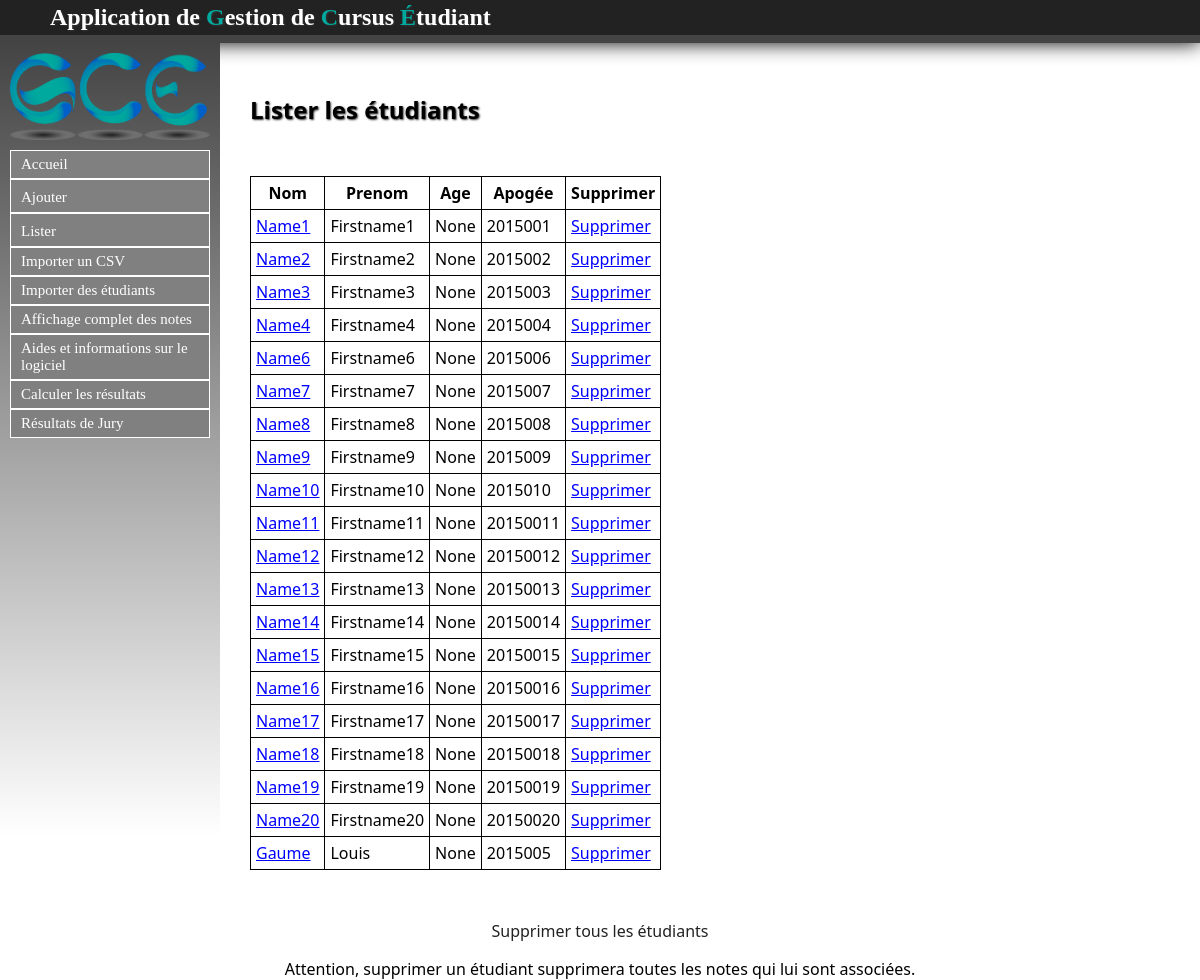
Before: /Etudiant/listeretus with the older database file.
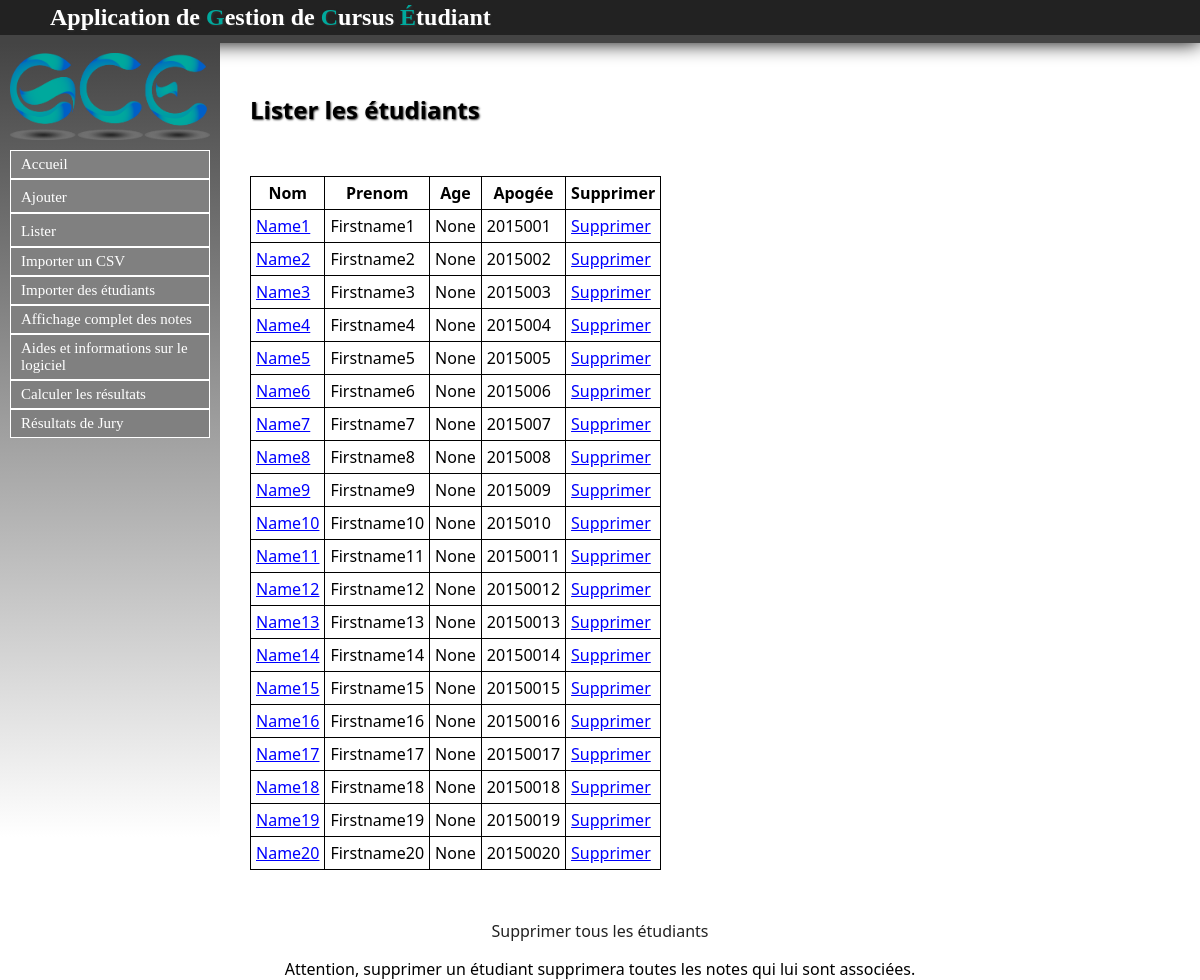
After: the same page with the newer database file.
### Etudiant/models.py (models this page shows, shortened)
class Etu(models.Model):
	nom = models.CharField(max_length=30, null=False)
	prenom = models.CharField(max_length=30, null=False)
	age = models.IntegerField(null=True)
	apogee = models.IntegerField(null=True)
	date_naissance = models.DateField(null=True)
	sexe = models.CharField(max_length=1, null=True)
	adresse = models.CharField(max_length=100, null=True)
	ine = models.CharField(max_length=100, null=True)
	adresse_parents = models.CharField(max_length=100, null=True)
	tel = models.IntegerField(null=True)
	tel_par = models.IntegerField(null=True)
	lieu_naissance = models.CharField(max_length=100, null=True)
	nationalite = models.CharField(max_length=100, null=True)
	situation_familiale = models.CharField(max_length=100, null=True)
	situation_militaire = models.CharField(max_length=100, null=True)
	cate_socio_pro_chef_famille = models.CharField(max_length=100, null=True)
	cate_socio_pro_autre_parent = models.CharField(max_length=100, null=True)
	aide_financiere = models.CharField(max_length=100, null=True)
	bourse = models.CharField(max_length=100, null=True)
	groupe = models.ForeignKey(Groupe, null=True)

### Etudiant/views.py (the view)
def listeretus(request):
	etus = Etu.objects.all()
	return render(request, 'contenu_html/listeretus.html',{'etus': etus})

### Etudiant/templates/contenu_html/listeretus.html (shortened to what this page needs)
{% extends "templates/base.html" %}
{% block content %}
<h1>Lister les étudiants</h1>
{% if not etus %}
	<p>Pas d'étudiants dans la base</p>
{% else %}
	<table>
	<tr>
		<th>Nom</th>
		<th>Prenom</th>
		<th>Age</th>
		<th>Apogée</th>
		<th>Supprimer</th>
	</tr>
{% endif %}
{% for etu in etus %}
	<tr>
		<td><a href="listeretu/{{ etu.id }}">{{ etu.nom }}</a></td>
		<td>{{ etu.prenom }}</td>
		<td>{{ etu.age }}</td>
		<td>{{ etu.apogee }}</td>
		<td><a href="suppretu/{{ etu.id }}">Supprimer</a></td>
	</tr>
{% endfor %}
</table>
<p><a onclick="suppression();">Supprimer tous les étudiants</a></p>
<p>Attention, supprimer un étudiant supprimera toutes les notes qui lui sont associées.</p>
{% endblock %}

### cursusEtu/templates/base.html (shortened to what this page needs)
<html>
	<head>
		{% load static %}
		<link rel="stylesheet" type="text/css" href="{% static 'css/stylesheet.css' %}" />
	</head>
	<body>
		<div id="header">
			<h1>Application de <label id="GCE">G</label>estion de <label id="GCE">C</label>ursus <label id="GCE">É</label>tudiant</h1>
		</div>
		<nav id="menu">
			<img id="logo" src="{% static 'image/logo.png' %}" alt="Logo GCE" />
			<ul id="menu-deroulant">
		            <a href="/"><li>Accueil</li></a>
		        <li id="ajouter">
		            <a>Ajouter</a>
		        </li>
		        <li id="lister">
		            <a>Lister</a>
		        </li>
		            <a href="/Note/importer_csv"><li>Importer un CSV </li></a>
					<a href="/Etudiant/importer_etu"><li>Importer des étudiants</li></a>
		            <a href="/Etudiant/affichageComplet"><li>Affichage complet des notes</li></a>
		        	<a href="/aides"><li>Aides et informations sur le logiciel</li></a>
					<a href="/Note/listerResultat"><li>Calculer les résultats</li></a>
					<a href="/Note/resultatJury"><li>Résultats de Jury</li></a>
		    </ul>
		</nav>
		<div id="main">
			{% block content %}
			{% endblock %}
		</div>
	</body>
</html>

### static/css/stylesheet.css (style rules this page uses)
a { color:#222222; text-decoration: none; }
table a { color: blue; text-decoration: underline; }
html,body { height: 100%; }
body { font-family: "Segoe UI", Verdana, serif; font-size:12pt; margin:0; padding:0; }
#header { width:100%; padding-top: 4px; padding-bottom: 4px; background-color:#222222; box-shadow:0 0 20px #000000; border-bottom:solid #444444 8px; font-family: walkway; }
#GCE { color: #00A99D; }
#menu a { color: white; font-size: 15px; font-family: walkway; }
li { border : 1px solid white; padding: 5px 0px 5px 0px; background-color :gray; cursor: pointer; padding-left: 10px; }
#menu-deroulant, #menu-deroulant ul { padding: 0; margin: 0; list-style: none; }
h1 { text-shadow:1px 1px 2px #333333; text-align: left; color:white; margin:0px; margin-left: 50px; font-size: 1.5em; }
#menu { background: linear-gradient(to bottom, #444444, white); width: 200px; height: 80%; padding: 10px; padding-top: 0px; float: left; }
#main { width : 800px; margin:auto; text-align: center; margin-top: 50px; }
table { border:1px solid black; border-collapse : collapse; }
#main h1 { color: black; }
table { margin: 50px 50px 50px 50px; }
td, th { padding: 5px; border:1px solid black; }
#logo { vertical-align: middle; width: 200px; margin-top: 10px; margin-bottom: 10px; }

Changed rows visible on the page:
removed Etu: nom "Gaume", prenom "Louis", age "None", apogee "2015005"
added Etu: nom "Name5", prenom "Firstname5", age "None", apogee "2015005"
